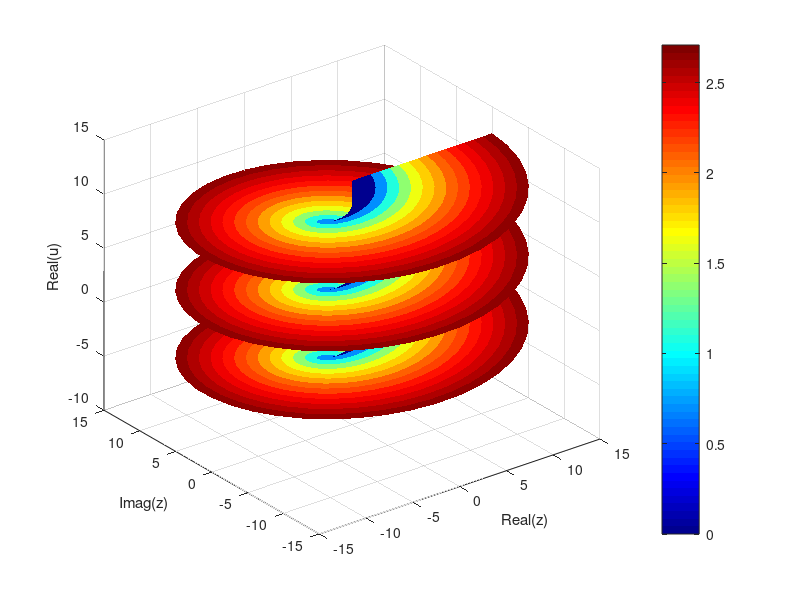

The MATLAB script that drew this image: (Note: this script raises an error after producing the figure.)
## Ctrl + R to comment out; Ctrl+Shift+R to uncomment

##This is the plot for sqrt of z:
##r = (0:1:15)';                           % create a matrix of complex inputs
##theta = pi*(-2:0.05:2);
##z = r*exp(1i*theta);
##%w = z.^(1/2)  ;                          % calculate the complex outputs
##w = sqrt(r)*exp(1i*theta/2);
##
##figure();
##
##g = surf(real(z),imag(z),real(w),imag(w))    % visualize the complex function using surf
##set(g,'edgecolor','none')
##xlabel('Real(z)')
##ylabel('Imag(z)')
##zlabel('Real(u)')
##cb = colorbar;
##
##colormap jet;                            % gradient from blue to red
##cb.Label.String = 'Imag(v)';



## Log(z) plot:
r = (0:1:15)';                           % create a matrix of complex inputs
theta = pi*(-2:0.05:4);
z = r*exp(1i*theta);
v = log(r) + (1i*theta)

figure();

h = surf(real(z),imag(z),imag(v),real(v))    % visualize the complex function using surf
set(h,'edgecolor','none')
xlabel('Real(z)')
ylabel('Imag(z)')
zlabel('Real(u)')
cb = colorbar;

colormap jet;                            % gradient from blue to red
cb.Label.String = 'Real(v)';



